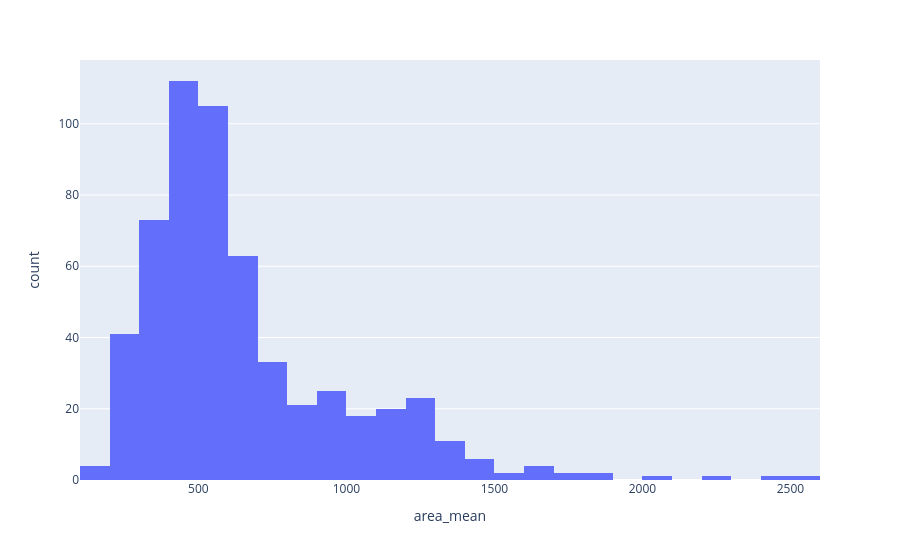

The notebook cell this image was saved under:
### Code cell
px.histogram(data_frame = data, x='area_mean')

### Figure 1 — Plotly figure (JSON) as saved in the notebook; plotly's stock layout.template omitted (floating-point values rounded to 4 significant figures; data arrays with more than 128 entries replaced by an {"elided": "..."} marker saying what was removed)
{"data": [{"bingroup": "x", "hovertemplate": "area_mean=%{x}<br>count=%{y}<extra></extra>", "legendgroup": "", "marker": {"color": "#636efa", "pattern": {"shape": ""}}, "name": "", "orientation": "v", "showlegend": false, "type": "histogram", "x": {"elided": "569 float values"}, "xaxis": "x", "yaxis": "y"}], "layout": {"barmode": "relative", "legend": {"tracegroupgap": 0}, "margin": {"t": 60}, "xaxis": {"anchor": "y", "domain": [0, 1], "title": {"text": "area_mean"}}, "yaxis": {"anchor": "x", "domain": [0, 1], "title": {"text": "count"}}}}
